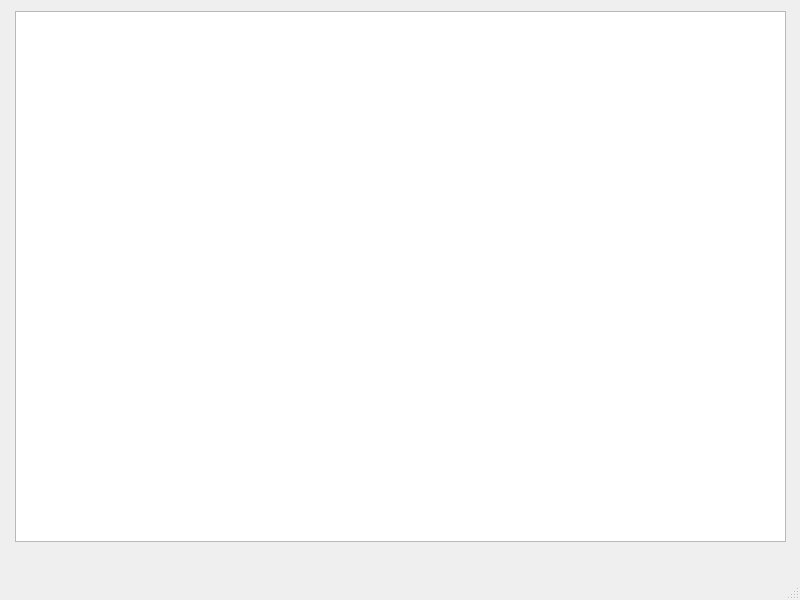
<?xml version="1.0" encoding="UTF-8"?>
<ui version="4.0">
 <class>AlgorithmPlotter</class>
 <widget class="QMainWindow" name="AlgorithmPlotter">
  <property name="geometry">
   <rect>
    <x>0</x>
    <y>0</y>
    <width>800</width>
    <height>600</height>
   </rect>
  </property>
  <property name="windowTitle">
   <string>MainWindow</string>
  </property>
  <widget class="QWidget" name="centralwidget">
   <widget class="QGraphicsView" name="graphicsView">
    <property name="geometry">
     <rect>
      <x>15</x>
      <y>11</y>
      <width>771</width>
      <height>531</height>
     </rect>
    </property>
   </widget>
  </widget>
  <widget class="QMenuBar" name="menubar">
   <property name="geometry">
    <rect>
     <x>0</x>
     <y>0</y>
     <width>800</width>
     <height>27</height>
    </rect>
   </property>
  </widget>
  <widget class="QStatusBar" name="statusbar"/>
 </widget>
 <resources/>
 <connections/>
</ui>
